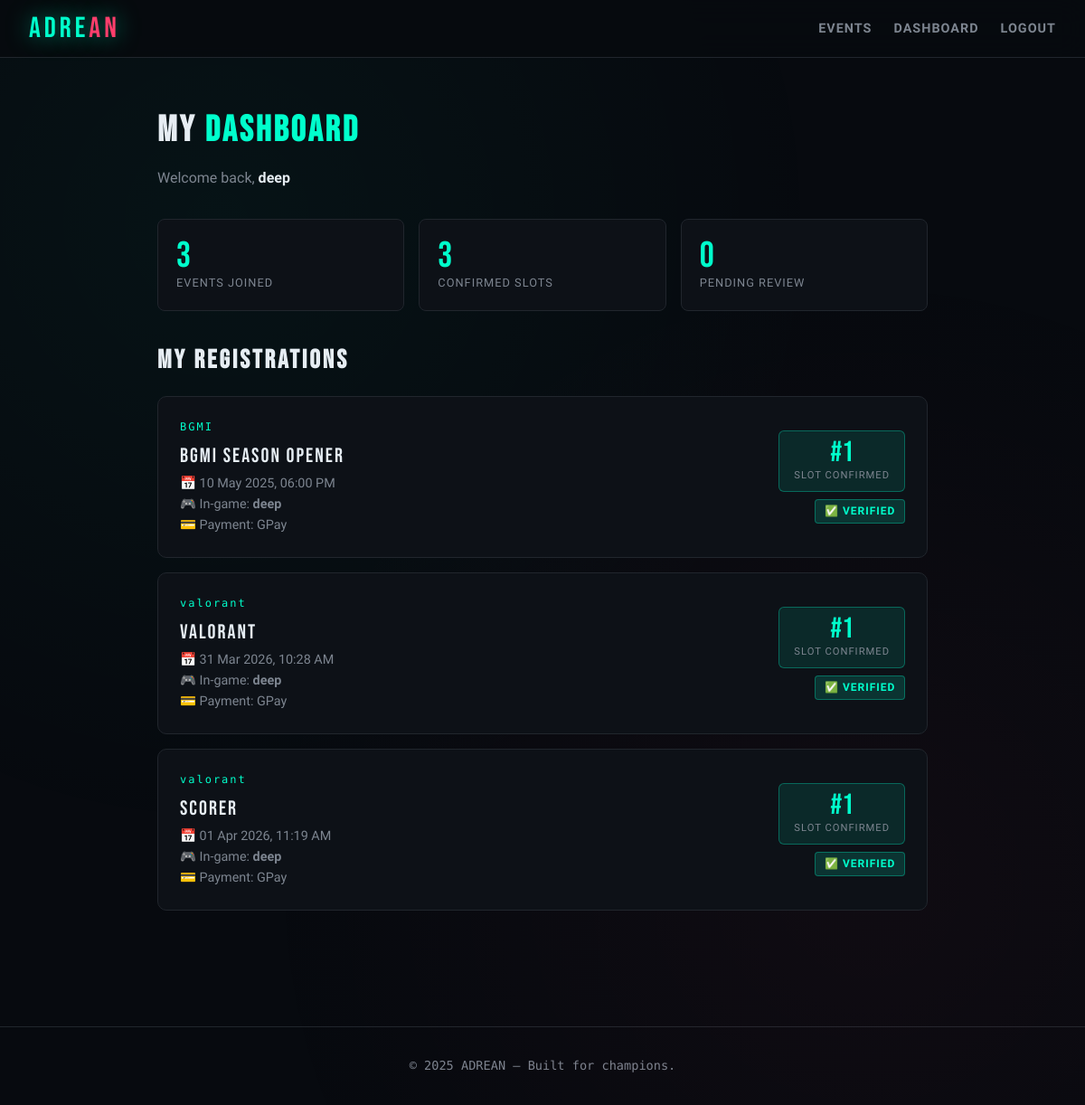
The page /dashboard (signed in) on the database its author committed.
### app.py (models this page shows, shortened)
class User(db.Model):
    id            = db.Column(db.Integer, primary_key=True)
    username      = db.Column(db.String(80),  unique=True, nullable=False)
    email         = db.Column(db.String(120), unique=True, nullable=False)
    password_hash = db.Column(db.String(256), nullable=False)
    created_at    = db.Column(db.DateTime, default=datetime.utcnow)
    registrations = db.relationship('Registration', backref='user', lazy=True)
    reset_tokens  = db.relationship('PasswordResetToken', backref='user', lazy=True)

class Registration(db.Model):
    id                 = db.Column(db.Integer, primary_key=True)
    user_id            = db.Column(db.Integer, db.ForeignKey('user.id'),  nullable=False)
    event_id           = db.Column(db.Integer, db.ForeignKey('event.id'), nullable=False)
    ingame_name        = db.Column(db.String(100), nullable=False)
    phone              = db.Column(db.String(20))
    payment_screenshot = db.Column(db.String(300))
    payment_method     = db.Column(db.String(50))
    verified           = db.Column(db.Boolean, default=False)
    slot_number        = db.Column(db.Integer)
    registered_at      = db.Column(db.DateTime, default=datetime.utcnow)

class Event(db.Model):
    id            = db.Column(db.Integer, primary_key=True)
    title         = db.Column(db.String(200), nullable=False)
    game          = db.Column(db.String(100), nullable=False)
    description   = db.Column(db.Text)
    event_date    = db.Column(db.DateTime, nullable=False)
    slots_total   = db.Column(db.Integer, default=16)
    entry_fee     = db.Column(db.Float,   default=0.0)
    prize_pool    = db.Column(db.String(200))
    status        = db.Column(db.String(20), default='upcoming')
    created_at    = db.Column(db.DateTime, default=datetime.utcnow)
    registrations = db.relationship('Registration', backref='event', lazy=True)

### app.py (the view)
@app.route('/dashboard')
@login_required
def dashboard():
    user = db.session.get(User, session['user_id'])
    regs = Registration.query.filter_by(user_id=user.id).all()
    return render_template('dashboard.html', user=user, registrations=regs)

### app.py (called while the page is built)
def login_required(f):
    @wraps(f)
    def decorated(*args, **kwargs):
        if 'user_id' not in session:
            flash('Please log in to continue.', 'warning')
            return redirect(url_for('login'))
        return f(*args, **kwargs)
    return decorated

### templates/dashboard.html (shortened to what this page needs)
{% extends 'base.html' %}
{% block content %}
<div class="dash-wrap">
  <h1 class="dash-title">MY <span>DASHBOARD</span></h1>
  <p class="text-muted mt-1">Welcome back, <strong style="color:var(--text);">{{ user.username }}</strong></p>
  <div class="stats-row">
    <div class="stat-card">
      <div class="num">{{ registrations|length }}</div>
      <div class="lbl">Events Joined</div>
    </div>
    <div class="stat-card">
      <div class="num">{{ registrations|selectattr('verified','equalto',true)|list|length }}</div>
      <div class="lbl">Confirmed Slots</div>
    </div>
    <div class="stat-card">
      <div class="num">{{ registrations|rejectattr('verified','equalto',true)|list|length }}</div>
      <div class="lbl">Pending Review</div>
    </div>
  </div>
  <h2 style="font-family:'Bebas Neue',sans-serif;font-size:1.8rem;letter-spacing:3px;margin-bottom:1rem;">MY REGISTRATIONS</h2>
  {% if registrations %}
    {% for reg in registrations %}
    <div class="reg-card">
      <div>
        <div class="reg-game">{{ reg.event.game }}</div>
        <div class="reg-event-name">{{ reg.event.title }}</div>
        <div class="text-muted" style="font-size:0.9rem;">
          📅 {{ reg.event.event_date.strftime('%d %b %Y, %I:%M %p') }}<br>
          🎮 In-game: <strong>{{ reg.ingame_name }}</strong><br>
          💳 Payment: {{ reg.payment_method or 'N/A' }}
        </div>
      </div>
      <div style="display:flex;flex-direction:column;align-items:flex-end;gap:0.5rem;">
        {% if reg.verified %}
          <div class="slot-badge">
            <div class="slot-num">#{{ reg.slot_number }}</div>
            <div class="slot-lbl">Slot Confirmed</div>
          </div>
          <span class="badge badge-green">✅ Verified</span>
        {% else %}
          <span class="badge badge-yellow">⏳ Awaiting Payment Verification</span>
          <span class="text-muted" style="font-size:0.8rem;">Admin will confirm after payment check</span>
        {% endif %}
      </div>
    </div>
    {% endfor %}
  {% else %}
    <div style="text-align:center;padding:4rem 0;color:var(--muted);">
      <div style="font-size:3rem;">🎮</div>
      <p class="mt-2">You haven't joined any events yet.</p>
      <a href="{{ url_for('events') }}" class="btn btn-primary mt-2">Browse Events</a>
    </div>
  {% endif %}
</div>
{% endblock %}

### templates/base.html (shortened to what this page needs)
<!DOCTYPE html>
<html lang="en">
<head>
</head>
<body>
  <nav>
    <a class="nav-logo" href="{{ url_for('index') }}">ADRE<span>AN</span></a>
    <div class="nav-links">
      <a href="{{ url_for('events') }}">Events</a>
      {% if session.get('user_id') %}
        <a href="{{ url_for('dashboard') }}">Dashboard</a>
        <a href="{{ url_for('logout') }}">Logout</a>
      {% else %}
        <a href="{{ url_for('login') }}">Login</a>
        <a href="{{ url_for('register') }}" class="btn btn-primary">Sign Up</a>
      {% endif %}
    </div>
  </nav>
  <main>{% block content %}{% endblock %}</main>
  <footer>
    <div class="mono">&copy; {{ now.year if now else 2025 }} ADREAN &mdash; Built for champions.</div>
  </footer>
</body>
</html>

### templates/base.html (style rules this page uses)
:root { --bg: #070a0f; --surface: #0d1117; --surface2: #161b22; --border: #21262d; --accent: #00ffcc; --accent2: #ff3e6c; --accent3: #7b5ea7; --text: #e6edf3; --muted: #7d8590; --card: #0d1117; }
*, *::before, *::after { box-sizing: border-box; margin: 0; padding: 0; }
html { scroll-behavior: smooth; }
body { background: var(--bg); color: var(--text); font-family: 'Rajdhani', sans-serif; font-size: 16px; line-height: 1.6; min-height: 100vh; }
body::before { content: ''; position: fixed; inset: 0; background: radial-gradient(ellipse at 20% 20%, rgba(0,255,204,0.04) 0%, transparent 50%), radial-gradient(ellipse at 80% 80%, rgba(255,62,108,0.04) 0%, transparent 50%); pointer-events: none; z-index: 0; }
nav { position: sticky; top: 0; z-index: 100; background: rgba(7,10,15,0.9); backdrop-filter: blur(16px); border-bottom: 1px solid var(--border); padding: 0 2rem; display: flex; align-items: center; justify-content: space-between; height: 64px; }
.nav-logo { font-family: 'Bebas Neue', sans-serif; font-size: 2rem; letter-spacing: 4px; color: var(--accent); text-decoration: none; text-shadow: 0 0 24px rgba(0,255,204,0.5); }
.nav-logo span { color: var(--accent2); }
.nav-links { display: flex; align-items: center; gap: 1.5rem; }
.nav-links a { color: var(--muted); text-decoration: none; font-weight: 600; font-size: 0.9rem; letter-spacing: 1px; text-transform: uppercase; transition: color 0.2s; }
main { position: relative; z-index: 1; }
.badge { display: inline-block; padding: 0.2rem 0.6rem; border-radius: 4px; font-size: 0.75rem; font-weight: 700; letter-spacing: 1px; text-transform: uppercase; }
.badge-green { background: rgba(0,255,204,0.15); color: var(--accent); border: 1px solid rgba(0,255,204,0.3); }
footer { border-top: 1px solid var(--border); padding: 2rem; text-align: center; color: var(--muted); font-size: 0.85rem; margin-top: 4rem; }
.mono { font-family: 'Share Tech Mono', monospace; }
.text-muted { color: var(--muted); }
.mt-1 { margin-top: 0.5rem; }

### templates/dashboard.html (style rules this page uses)
.dash-wrap { max-width:900px; margin:0 auto; padding:3rem 1.5rem; }
.dash-title { font-family:'Bebas Neue',sans-serif; font-size:2.5rem; letter-spacing:3px; }
.dash-title span { color:var(--accent); }
.stats-row { display:grid; grid-template-columns:repeat(3,1fr); gap:1rem; margin:2rem 0; }
.stat-card { background:var(--surface); border:1px solid var(--border); border-radius:8px; padding:1.25rem; }
.stat-card .num { font-family:'Bebas Neue',sans-serif; font-size:2.5rem; color:var(--accent); line-height:1; }
.stat-card .lbl { font-size:0.8rem; text-transform:uppercase; letter-spacing:1px; color:var(--muted); }
.reg-card { background:var(--surface); border:1px solid var(--border); border-radius:10px; padding:1.5rem; margin-bottom:1rem; display:flex; justify-content:space-between; align-items:center; flex-wrap:wrap; gap:1rem; transition:border-color 0.2s; }
.reg-event-name { font-family:'Bebas Neue',sans-serif; font-size:1.4rem; letter-spacing:2px; }
.reg-game { font-family:'Share Tech Mono',monospace; font-size:0.75rem; color:var(--accent); letter-spacing:2px; margin-bottom:0.3rem; }
.slot-badge { background:rgba(0,255,204,0.1); border:1px solid rgba(0,255,204,0.3); border-radius:6px; padding:0.5rem 1rem; text-align:center; }
.slot-badge .slot-num { font-family:'Bebas Neue',sans-serif; font-size:2rem; color:var(--accent); line-height:1; }
.slot-badge .slot-lbl { font-size:0.7rem; color:var(--muted); text-transform:uppercase; letter-spacing:1px; }

### rows shown on the page
User: username "deep"
Registration: event.game "BGMI", event "BGMI Season Opener", event.event_date "10 May 2025, 06:00 PM", ingame_name "deep", payment_method "GPay", slot_number "1"
Registration: event.game "valorant", event "valorant", event.event_date "31 Mar 2026, 10:28 AM", ingame_name "deep", payment_method "GPay", slot_number "1"
Registration: event.game "valorant", event "scorer", event.event_date "01 Apr 2026, 11:19 AM", ingame_name "deep", payment_method "GPay", slot_number "1"

### other values the page prints
{{ registrations|length }} "3"
{{ registrations|selectattr('verified','equalto',true)|list|length }} "3"
{{ registrations|rejectattr('verified','equalto',true)|list|length }} "0"
{{ now.year if now else 2025 }} "2025"
